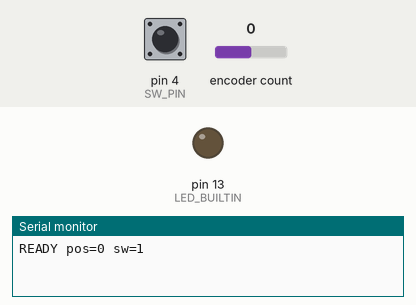
Bench run of a sketch on a simulated Arduino Uno, built with avr-gcc and run on an emulated ATmega328P. Parts: output pins drawn as LEDs (lit = HIGH), the last lines printed to the serial monitor. The test bench sets the inputs (shaded band); at power-on: pin 4 (SW_PIN) HIGH, encoder count 0.

Above: at 1.2 s.
1.3 s: pin 4 (SW_PIN) pulled LOW for 0.15 s
At 1.42 s:
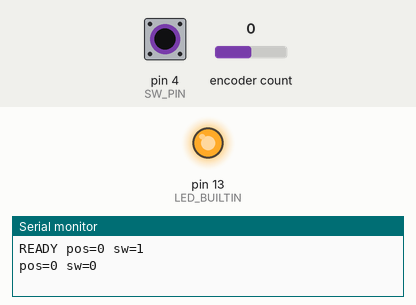
2.9 s: pin 4 (SW_PIN) pulled LOW for 3.2 s
At 7.5 s:
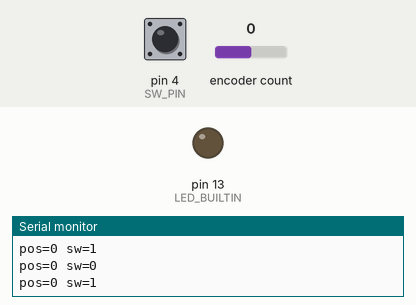
Timing chart, 0 to 9.0 s (numbered marks = the images above; inputs shaded):
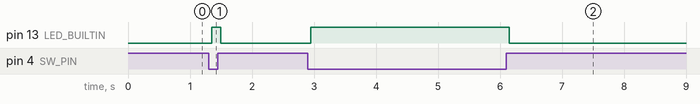

Measured:
- after the input at 1.3 s, pin 13 (LED_BUILTIN): LOW → HIGH after 0.05 s, → LOW 0.15 s later
- after the input at 2.9 s, pin 13 (LED_BUILTIN): LOW → HIGH after 0.05 s, → LOW 3.2 s later

The sketch:

sketch.ino
```cpp
// UNO R3 + KY-040-type module, 5V; relative count, not degrees.
#include <RotaryEncoder.h>
const byte CLK_PIN = 2;
const byte DT_PIN = 3;
const byte SW_PIN = 4;
const unsigned long DEBOUNCE_MS = 50;
RotaryEncoder encoder(CLK_PIN, DT_PIN, RotaryEncoder::LatchMode::FOUR3);
long lastPosition = 0;
int lastRawSW = HIGH;
int stableSW = HIGH;
unsigned long changedAt = 0;

void setup() {
  pinMode(CLK_PIN, INPUT_PULLUP);
  pinMode(DT_PIN, INPUT_PULLUP);
  pinMode(SW_PIN, INPUT_PULLUP);
  pinMode(LED_BUILTIN, OUTPUT);
  digitalWrite(LED_BUILTIN, LOW);
  Serial.begin(115200);
  lastRawSW = digitalRead(SW_PIN);
  changedAt = millis();
  Serial.println("READY pos=0 sw=1");
}

void loop() {
  encoder.tick();
  unsigned long now = millis();
  int rawSW = digitalRead(SW_PIN);
  if (rawSW != lastRawSW) {
    lastRawSW = rawSW;
    changedAt = now;
  }
  bool swChanged = false;
  if (rawSW != stableSW && now - changedAt >= DEBOUNCE_MS) {
    stableSW = rawSW;
    swChanged = true;
  }
  digitalWrite(LED_BUILTIN, stableSW == LOW ? HIGH : LOW);
  long position = encoder.getPosition();
  if (position != lastPosition || swChanged) {
    lastPosition = position;
    Serial.print("pos=");
    Serial.print(position);
    Serial.print(" sw=");
    Serial.println(stableSW);
  }
}
```
